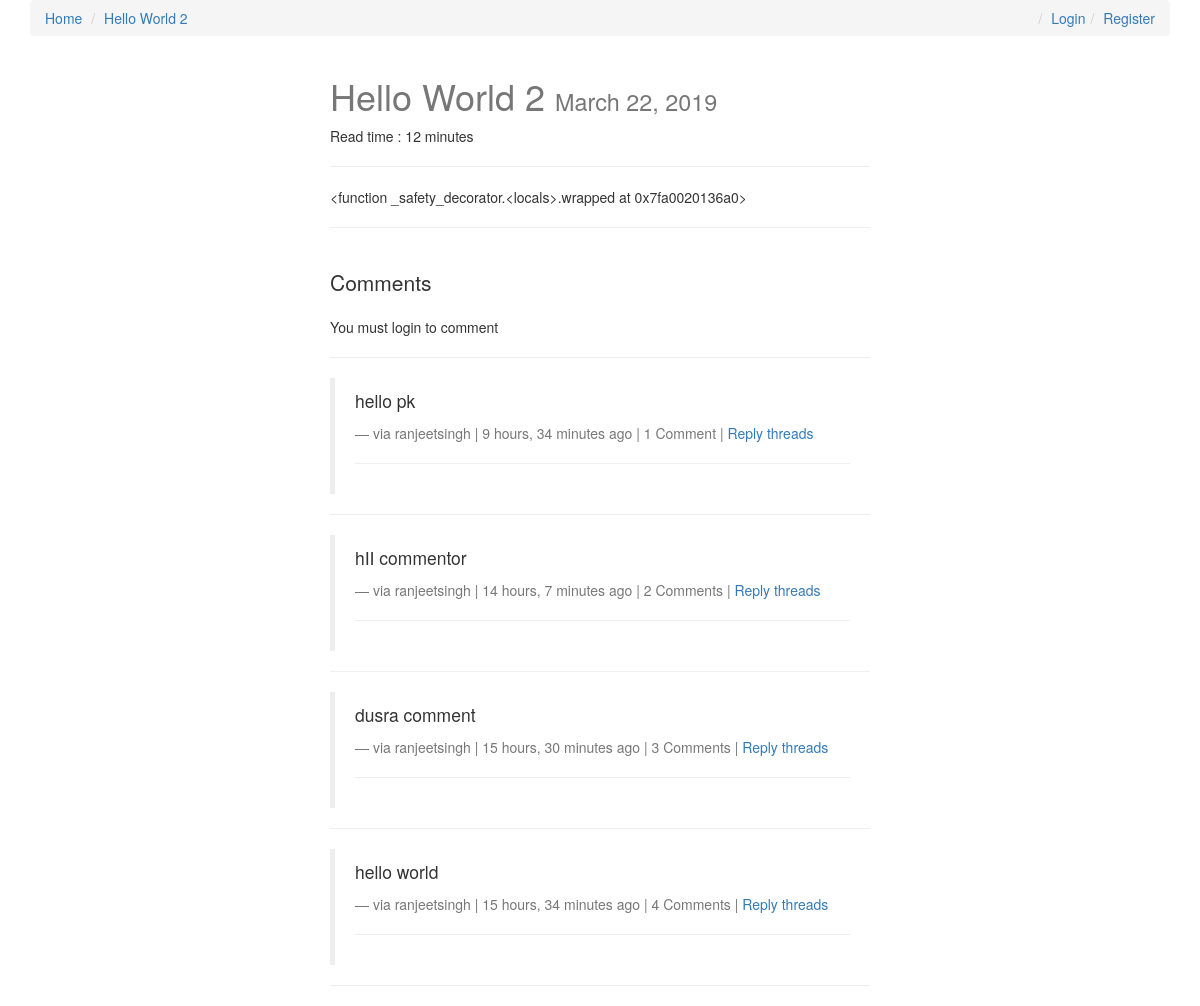
/hello/, run on the app's committed database.
### posts/models.py (models this page shows)
class Post(models.Model):
    user = models.ForeignKey(settings.AUTH_USER_MODEL, default=1)
    title = models.CharField(max_length = 120)
    slug = models.SlugField(unique=True)
    image = models.ImageField(upload_to=upload_location, null=True, blank=True,
            width_field="width_field",
            height_field="height_field")
    height_field = models.IntegerField(default=0)
    width_field = models.IntegerField(default=0)
    draft = models.BooleanField(default=False)
    publish = models.DateField(auto_now=False, auto_now_add=False)
    content = models.TextField()
    updated = models.DateTimeField(auto_now = True, auto_now_add = False)
    timestamp = models.DateTimeField(auto_now = False, auto_now_add = True)
    read_time = models.IntegerField(default=0)
    objects = PostManager()
    def __str__(self):
        return self.title
    def get_absolute_url(self):
        return reverse("posts:detail", kwargs={"slug":self.slug})
    class Meta:
        ordering = ["-timestamp","-updated"]
    def get_markdown(self):
        content = self.content
        markdown_text = markdown(content)
        return mark_safe(markdown_text)
    @property
    def comments(self):
        qs = Comment.objects.filter_by_instance(self)
        return qs
    @property
    def get_content_type(self):
        content_type = ContentType.objects.get_for_model(self.__class__)
        return content_type

### comments/models.py (models this page shows, shortened)
class Comment(models.Model):
    user        = models.ForeignKey(settings.AUTH_USER_MODEL, default=1)
    content_type = models.ForeignKey(ContentType, on_delete=models.CASCADE)
    object_id = models.PositiveIntegerField()
    content_object = GenericForeignKey('content_type', 'object_id')
    parent      = models.ForeignKey("self", null=True, blank=True)
    content     = models.TextField()
    timestamp   = models.DateTimeField(auto_now_add=True)
    objects = CommentManager()
    class Meta:
        ordering = ['-timestamp']
    def __str__(self):
        return str(self.user.username)
    def get_absolute_url(self):
        return reverse("comments:thread", kwargs={"id": self.id})
    def children(self): #replies
        return Comment.objects.filter(parent=self)

### posts/views.py (the view, shortened to what this page needs)
# urls.py: url(r'^(?P<slug>[\w-]+)/$',views.post_detail,name="detail"),
def post_detail(request,slug=None):
    instance = get_object_or_404(Post,slug=slug)
    if instance.draft or instance.publish > timezone.now().date():
        if not request.user.is_staff or not request.user.is_superuser:
            raise Http404
    share_string = quote_plus(instance.content)
    read_time = get_read_time(instance.get_markdown())
    print(read_time)
    comments = instance.comments
    initial_data = {
        "content_type":instance.get_content_type,
        "object_id":instance.id
    }
    form = CommentForm(request.POST or None, initial=initial_data)
    context = {
        "instance":instance,
        "title" : "Detail",
        "share_string":share_string,
        "comments":comments,
        "comment_form":form
    }
    return render(request,"post_detail.html",context)

### comments/models.py (called while the page is built)
    def filter_by_instance(self, instance):
        content_type = ContentType.objects.get_for_model(instance.__class__)
        obj_id = instance.id
        qs = super(CommentManager, self).filter(content_type=content_type, object_id= obj_id).filter(parent=None)
        return qs

### posts/templatetags/urlify.py (called while the page is built)
@register.filter
def urlify(value):
    return quote_plus(value)

### posts/utils.py (called while the page is built)
def count_words(html_string):
    word_string = strip_tags(html_string)
    count = len(re.findall(r'\w+', word_string))
    return count

def get_read_time(html_string):
    count = count_words(html_string)
    read_time_min = math.ceil(count/200)
    return read_time_min

### templates/post_detail.html (shortened to what this page needs)
{% extends "base.html" %}
{% load urlify %}
{% load crispy_forms_tags %}
{% block post_detail_link %}
<li><a href="{{instance.get_absolute_url}}">{{instance.title}}</a></li>
{% endblock %}
{% block content %}
<div class="col-sm-6 col-sm-offset-3">
    <h1>{{instance.title}} <small>{{instance.publish}}</small> </h1>
    <p>Read time : {% if instance.read_time <= 1 %} < {{instance.read_time}} minute {% else %}{{instance.read_time}} minutes {% endif %} </p>
    <p>
        <hr />
    </p>
    <div class="row">
        <div class="col-sm-12">
            <div class="post-detail-item">{{instance.get_markdown }}</div>
            <hr />
            <br />
            <div>
                <p class="lead">Comments</p>
                {% if request.user.is_authenticated %}
                <form action="" method="POST">{% csrf_token %}
                    {{comment_form | crispy }}
                    <input type="submit" value="Post comment" class="btn btn-default">
                </form>
                {% else %}
                <p>You must login to comment</p>
                {% endif %}
                <hr />
                {% for comments in comments %}
                <blockquote>
                    <p> {{comments.content}}</p>
                    <footer>via {{ comments.user }} | {{ comments.timestamp|timesince }} ago |
                        {% if comments.children.count > 0 %}{{ comments.children.count }}
                        Comment{% if comments.children.count > 1 %}s{% endif %} | {% endif %} <a
                            class='comment-reply-btn' href='#'>Reply</a> <a href="{{comments.get_absolute_url}}">threads</a> </footer>
                    <hr>
                </blockquote>
                <hr />
                {% endfor %}
            </div>
        </div>
    </div>
</div>
{% endblock content %}

### static/css/base.css (style rules this page uses)
h1 { color: #777777; }

### data on the page
Post: title "Hello World 2", publish "March 22, 2019", read_time "12", get_markdown "<function _safety_decorator.<locals>.wrapped at 0x7fa0020136a0>"
Comment: content "hello pk", user "ranjeetsingh", timestamp "9 hours, 34 minutes", children.count "1"
Comment: content "hII commentor", user "ranjeetsingh", timestamp "14 hours, 7 minutes", children.count "2"
Comment: content "dusra comment", user "ranjeetsingh", timestamp "15 hours, 30 minutes", children.count "3"
Comment: content "hello world", user "ranjeetsingh", timestamp "15 hours, 34 minutes", children.count "4"
